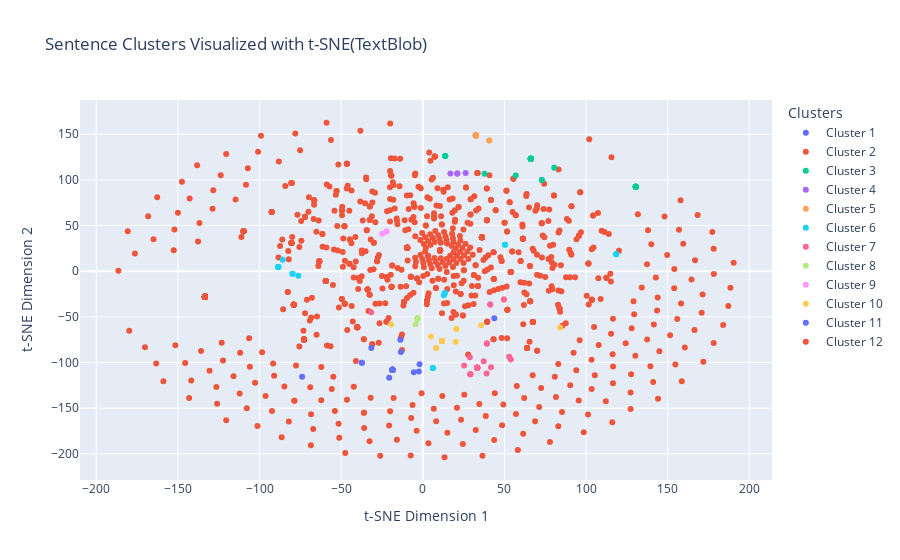

Notebook source saved alongside this figure:
### Code cell
fig = go.Figure()

for i in range(num_clusters):
    indices = labels_TextBlob == i
    fig.add_trace(go.Scatter(
        x=reduced_vectors_2d[indices, 0],
        y=reduced_vectors_2d[indices, 1],
        mode='markers',
        name=f'Cluster {i + 1}'
    ))

fig.update_layout(
    title='Sentence Clusters Visualized with t-SNE(TextBlob)',
    xaxis_title='t-SNE Dimension 1',
    yaxis_title='t-SNE Dimension 2',
    legend_title="Clusters"
)

pio.show(fig)

### Figure 1 — Plotly figure (JSON) as saved in the notebook; plotly's stock layout.template omitted (floating-point values rounded to 4 significant figures; data arrays with more than 128 entries replaced by an {"elided": "..."} marker saying what was removed)
{"data": [{"mode": "markers", "name": "Cluster 1", "type": "scatter", "x": [-73.93], "y": [-115.5]}, {"mode": "markers", "name": "Cluster 2", "type": "scatter", "x": {"elided": "1014 float values"}, "y": {"elided": "1014 float values"}}, {"mode": "markers", "name": "Cluster 3", "type": "scatter", "x": [66.17, 130.4, 66.17, 66.17, 66.17, 37.87, 66.17, 130.4, 130.4, 66.17, 130.4, 13.76, 72.95, 66.17, 66.17, 72.95, 66.17, 80.51, 130.4, 66.17, 66.17, 66.17, 66.17, 130.4, 66.17, 66.17, 130.4, 66.17, 130.4, 56.91, 13.76, 130.4], "y": [123.3, 92.65, 123.3, 123.3, 123.3, 106.6, 123.3, 92.65, 92.65, 123.3, 92.65, 126.2, 99.87, 123.3, 123.3, 99.87, 123.3, 113.3, 92.65, 123.3, 123.3, 123.3, 123.3, 92.65, 123.3, 123.3, 92.65, 123.3, 92.65, 104.7, 126.2, 92.65]}, {"mode": "markers", "name": "Cluster 4", "type": "scatter", "x": [21.14, 21.14, 26.24, 16.91], "y": [107.0, 107.0, 107.6, 106.9]}, {"mode": "markers", "name": "Cluster 5", "type": "scatter", "x": [32.48, 32.48, 32.48, 32.48, 32.48, 32.48, 32.48, 32.48, 32.48, 32.48, 40.75, 40.75, 32.48, 32.48, 32.48, 32.48, 32.48], "y": [148.7, 148.7, 148.7, 148.7, 148.7, 148.7, 148.7, 148.7, 148.7, 148.7, 143.0, 143.0, 148.7, 148.7, 148.7, 148.7, 148.7]}, {"mode": "markers", "name": "Cluster 6", "type": "scatter", "x": [12.88, -79.82, -76.24, -85.82, 50.32, 50.32, -88.58, -88.58, -88.58, 118.4, -88.58, -88.58, -88.58, 118.4, 6.176, 6.176, 13.58, -79.82], "y": [-26.2, -2.739, -4.963, 12.51, 28.92, 28.92, 4.505, 4.505, 4.505, 18.59, 4.505, 4.505, 4.505, 18.59, -106.0, -106.0, -23.5, -2.739]}, {"mode": "markers", "name": "Cluster 7", "type": "scatter", "x": [-31.64, 33.33, 29.11, 29.11, 33.33, 53.94, 39.28, 39.28, 39.28, 25.33, 41.8, 33.33, 29.11, 33.33, 33.33, 52.91, 33.33, 33.33, 33.33, 49.69, 49.69, 33.33, 33.33, 28.81, 37.34, 41.34, 33.33, 41.34, 33.33, 39.1], "y": [-44.9, -105.6, -112.8, -112.8, -105.6, -96.78, -79.26, -79.26, -79.26, -103.2, -105.1, -105.6, -112.8, -105.6, -105.6, -93.72, -105.6, -105.6, -105.6, -30.85, -30.85, -105.6, -105.6, -94.3, -98.49, -36.43, -105.6, -36.43, -105.6, -112.1]}, {"mode": "markers", "name": "Cluster 8", "type": "scatter", "x": [-3.248, -3.248, -3.248, -4.399, -3.248, -3.248, -3.248, -3.248, -3.248], "y": [-51.79, -51.79, -51.79, -58.06, -51.79, -51.79, -51.79, -51.79, -51.79]}, {"mode": "markers", "name": "Cluster 9", "type": "scatter", "x": [-22.22, -24.82, -22.22], "y": [43.55, 40.95, 43.55]}, {"mode": "markers", "name": "Cluster 10", "type": "scatter", "x": [11.76, 11.76, 11.76, 4.993, 20.61, 11.76, 20.61, 11.76, 8.239, 8.239, -19.44, 11.76, 11.76, 11.76, 11.76, 11.76, 11.76, 35.74, 84.08, 11.76, 20.14, 11.76, 11.76], "y": [-76.46, -76.46, -76.46, -71.59, -63.38, -76.46, -63.38, -76.46, -84.15, -84.15, -58.36, -76.46, -76.46, -76.46, -76.46, -76.46, -76.46, -59.11, -61.64, -76.46, -77.14, -76.46, -76.46]}, {"mode": "markers", "name": "Cluster 11", "type": "scatter", "x": [-18.58, -37.32, -18.58, -18.58, -18.58, -37.32, -1.989, -18.58, -13.41, -5.513, -18.58, -31.52, -20.61, -18.58, -2.403, -18.58, -18.58, 43.82, -18.58, -18.58, -18.58, -18.58, -18.58, -18.58, -13.73, -18.58, -18.58, -18.58], "y": [-108.0, -100.3, -108.0, -108.0, -108.0, -100.3, -101.8, -108.0, -88.51, -110.7, -108.0, -84.02, -116.8, -108.0, -109.9, -108.0, -108.0, -51.41, -108.0, -108.0, -108.0, -108.0, -108.0, -108.0, -74.94, -108.0, -108.0, -108.0]}, {"mode": "markers", "name": "Cluster 12", "type": "scatter", "x": [41.76, 41.76], "y": [77.87, 77.87]}], "layout": {"legend": {"title": {"text": "Clusters"}}, "title": {"text": "Sentence Clusters Visualized with t-SNE(TextBlob)"}, "xaxis": {"title": {"text": "t-SNE Dimension 1"}}, "yaxis": {"title": {"text": "t-SNE Dimension 2"}}}}
